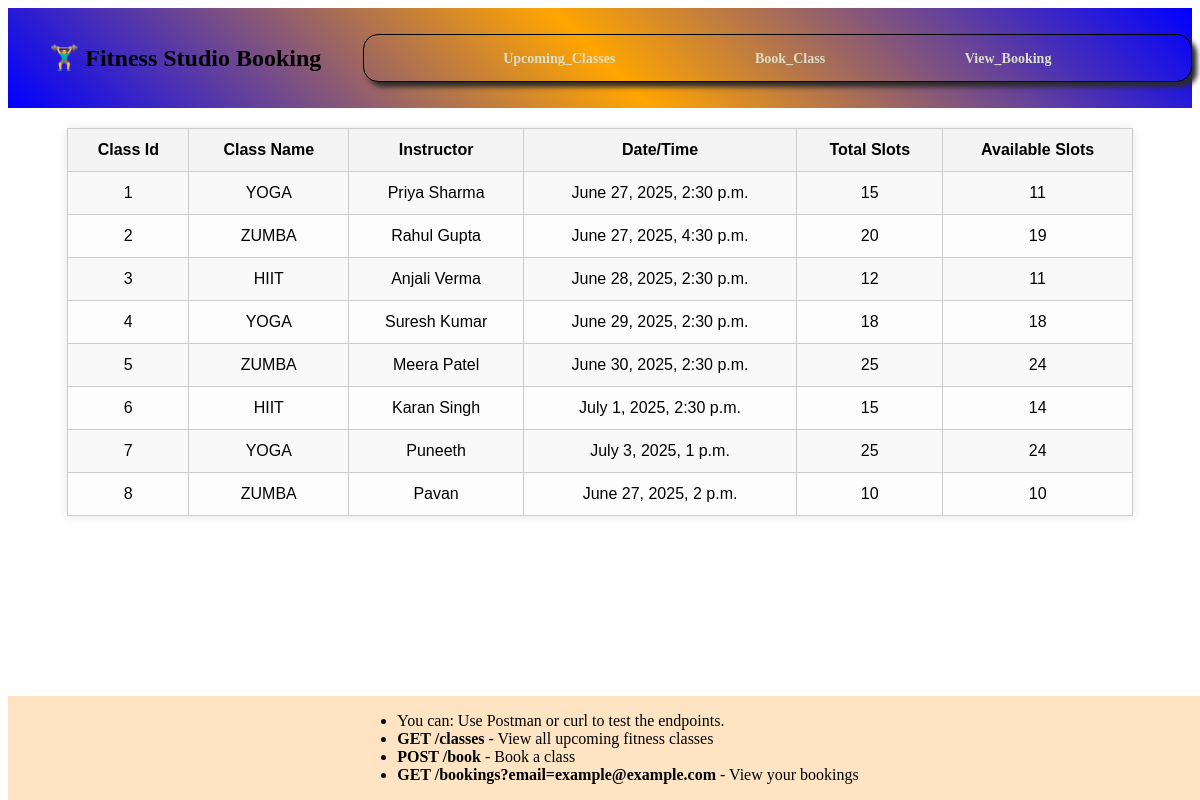
The page / on the database its author committed.
### studio/models.py (models this page shows, shortened)
class FitnessClass(models.Model):
    CLASS_TYPES = [
        ('YOGA', 'Yoga'),
        ('ZUMBA', 'Zumba'),
        ('HIIT', 'HIIT'),
    ]
    name = models.CharField(max_length=100, choices=CLASS_TYPES)
    instructor = models.CharField(max_length=100)
    datetime = models.DateTimeField()  # Keep your field name
    total_slots = models.PositiveIntegerField(validators=[MinValueValidator(1)])
    available_slots = models.PositiveIntegerField(validators=[MinValueValidator(0)])
    created_at = models.DateTimeField(auto_now_add=True)
    updated_at = models.DateTimeField(auto_now=True)
    class Meta:
        ordering = ['datetime']
        verbose_name = "Fitness Class"
        verbose_name_plural = "Fitness Classes"

### studio/views.py (the view)
# urls.py: 2. Add a URL to urlpatterns:  path('', views.home, name='home')
def home(request):
    current_time = timezone.now()
    classes = FitnessClass.objects.filter(datetime__gte=current_time).order_by('id')
    return render(request, 'home.html', {'data': classes})

### studio/templates/home.html
{% extends 'main.html' %}
{% block content %}
<div class='table' >
    <table rules="none" border="1">
    <tr>
        <th>Class Id</th>
        <th>Class Name</th>
        <th>Instructor</th>
        <th>Date/Time</th>
        <th>Total Slots</th>
        <th>Available Slots</th>
    </tr>
    {% for class in data %}
    <tr>
        <td>{{ class.id }}</td>
        <td>{{ class.name }}</td>
        <td>{{ class.instructor }}</td>
        <td>{{ class.datetime }}</td>
        <td>{{ class.total_slots }}</td>
        <td>{{ class.available_slots }}</td>
    </tr>
    {% endfor %}
</table>
</div>
{% endblock content %}

### templates/main.html (shortened to what this page needs)
{% load static %}
<!DOCTYPE html>
<html lang="en">
<head>
    <link rel="stylesheet" href="{% static 'main.css' %}">
</head>
<body>
    {% include 'nav.html' %}
    {% block content %}
    {% endblock content %}
    {% include 'footer.html' %}
</body>
</html>

### templates/nav.html
<nav>
    <div class="logo">
        <h1>🏋️‍♂️ Fitness Studio Booking</h1>
    </div>
    <div class="links">
        <h3><a href="{% url 'home' %}">Upcoming_Classes</a></h3>
        <h3><a href="{% url 'book_class_page' %}">Book_Class</a></h3>
        <h3><a href="{% url 'view_bookings_page' %}">View_Booking</a></h3>
    </div>
</nav>

### templates/footer.html
<div class="footer">
    <ul>
        <li>You can: Use Postman or curl to test the endpoints.</li>
        <li><strong>GET /classes</strong> - View all upcoming fitness classes</li>
        <li><strong>POST /book</strong> - Book a class</li>
        <li><strong>GET /bookings?email=example@example.com</strong> - View your bookings</li>
    </ul>
</div>

### static/main.css (style rules this page uses)
.table { display: flex; justify-content: center; margin: 20px auto; width: 90%; }
.table table { border-collapse: collapse; width: 100%; font-family: Arial, sans-serif; background-color: #fdfdfd; box-shadow: 0 0 10px rgba(0, 0, 0, 0.1); }
.table th, .table td { padding: 12px 15px; text-align: center; border: 1px solid #ccc; }
.table th { background-color: #f4f4f4; font-weight: bold; }
.table tr:nth-child(even) { background-color: #f9f9f9; }
.footer { width: 100%; bottom: 0px; position: fixed; background-color: bisque; align-items: center; display: flex; flex-direction: column; }

### rows shown on the page
FitnessClass: id "1", name "YOGA", instructor "Priya Sharma", datetime "June 27, 2025, 2:30 p.m.", total_slots "15", available_slots "11"
FitnessClass: id "2", name "ZUMBA", instructor "Rahul Gupta", datetime "June 27, 2025, 4:30 p.m.", total_slots "20", available_slots "19"
FitnessClass: id "3", name "HIIT", instructor "Anjali Verma", datetime "June 28, 2025, 2:30 p.m.", total_slots "12", available_slots "11"
FitnessClass: id "4", name "YOGA", instructor "Suresh Kumar", datetime "June 29, 2025, 2:30 p.m.", total_slots "18", available_slots "18"
FitnessClass: id "5", name "ZUMBA", instructor "Meera Patel", datetime "June 30, 2025, 2:30 p.m.", total_slots "25", available_slots "24"
FitnessClass: id "6", name "HIIT", instructor "Karan Singh", datetime "July 1, 2025, 2:30 p.m.", total_slots "15", available_slots "14"
FitnessClass: id "7", name "YOGA", instructor "Puneeth", datetime "July 3, 2025, 1 p.m.", total_slots "25", available_slots "24"
FitnessClass: id "8", name "ZUMBA", instructor "Pavan", datetime "June 27, 2025, 2 p.m.", total_slots "10", available_slots "10"
